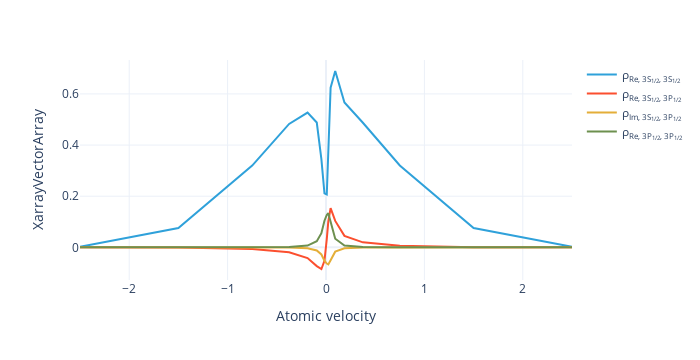

Write notebook code for a chart like this one.
### Markdown cell above
Velocity distribution of the density matrix:

### Code cell
#|notest
model.velocity_normalize(sol).visualize()

### Figure 1 — Plotly figure (JSON) as saved in the notebook; plotly's stock layout.template omitted (floating-point values rounded to 4 significant figures)
{"data": [{"hovertemplate": "Density matrix (source)=ρ<sub>Re, 3S<sub>1/2</sub>, 3S<sub>1/2</sub></sub><br>Atomic velocity=%{x}<br>XarrayVectorArray=%{y}<extra></extra>", "legendgroup": "ρ<sub>Re, 3S<sub>1/2</sub>, 3S<sub>1/2</sub></sub>", "line": {"color": "#2fa1da", "dash": "solid"}, "marker": {"symbol": "circle"}, "mode": "lines", "name": "ρ<sub>Re, 3S<sub>1/2</sub>, 3S<sub>1/2</sub></sub>", "orientation": "v", "showlegend": true, "type": "scatter", "x": [-2.5, -1.5, -0.75, -0.375, -0.1875, -0.09375, -0.04688, -0.01562, 0.007812, 0.02344, 0.04688, 0.09375, 0.1875, 0.375, 0.75, 1.5, 2.5], "xaxis": "x", "y": [0.002312, 0.07579, 0.3197, 0.4827, 0.527, 0.4881, 0.3447, 0.211, 0.2069, 0.3577, 0.6246, 0.6897, 0.5666, 0.4872, 0.3202, 0.07583, 0.002315], "yaxis": "y"}, {"hovertemplate": "Density matrix (source)=ρ<sub>Re, 3S<sub>1/2</sub>, 3P<sub>1/2</sub></sub><br>Atomic velocity=%{x}<br>XarrayVectorArray=%{y}<extra></extra>", "legendgroup": "ρ<sub>Re, 3S<sub>1/2</sub>, 3P<sub>1/2</sub></sub>", "line": {"color": "#fb4f2f", "dash": "solid"}, "marker": {"symbol": "circle"}, "mode": "lines", "name": "ρ<sub>Re, 3S<sub>1/2</sub>, 3P<sub>1/2</sub></sub>", "orientation": "v", "showlegend": true, "type": "scatter", "x": [-2.5, -1.5, -0.75, -0.375, -0.1875, -0.09375, -0.04688, -0.01562, 0.007812, 0.02344, 0.04688, 0.09375, 0.1875, 0.375, 0.75, 1.5, 2.5], "xaxis": "x", "y": [-1.404e-05, -0.0007669, -0.006465, -0.01945, -0.04184, -0.07321, -0.08464, -0.05291, 0.03217, 0.1017, 0.1533, 0.1034, 0.04498, 0.01963, 0.006475, 0.0007674, 1.406e-05], "yaxis": "y"}, {"hovertemplate": "Density matrix (source)=ρ<sub>Im, 3S<sub>1/2</sub>, 3P<sub>1/2</sub></sub><br>Atomic velocity=%{x}<br>XarrayVectorArray=%{y}<extra></extra>", "legendgroup": "ρ<sub>Im, 3S<sub>1/2</sub>, 3P<sub>1/2</sub></sub>", "line": {"color": "#e4ae38", "dash": "solid"}, "marker": {"symbol": "circle"}, "mode": "lines", "name": "ρ<sub>Im, 3S<sub>1/2</sub>, 3P<sub>1/2</sub></sub>", "orientation": "v", "showlegend": true, "type": "scatter", "x": [-2.5, -1.5, -0.75, -0.375, -0.1875, -0.09375, -0.04688, -0.01562, 0.007812, 0.02344, 0.04688, 0.09375, 0.1875, 0.375, 0.75, 1.5, 2.5], "xaxis": "x", "y": [-8.616e-08, -7.843e-06, -0.0001322, -0.0007955, -0.003423, -0.01198, -0.0277, -0.05195, -0.06317, -0.06659, -0.05018, -0.01693, -0.00368, -0.0008029, -0.0001324, -7.848e-06, -8.626e-08], "yaxis": "y"}, {"hovertemplate": "Density matrix (source)=ρ<sub>Re, 3P<sub>1/2</sub>, 3P<sub>1/2</sub></sub><br>Atomic velocity=%{x}<br>XarrayVectorArray=%{y}<extra></extra>", "legendgroup": "ρ<sub>Re, 3P<sub>1/2</sub>, 3P<sub>1/2</sub></sub>", "line": {"color": "#6d904f", "dash": "solid"}, "marker": {"symbol": "circle"}, "mode": "lines", "name": "ρ<sub>Re, 3P<sub>1/2</sub>, 3P<sub>1/2</sub></sub>", "orientation": "v", "showlegend": true, "type": "scatter", "x": [-2.5, -1.5, -0.75, -0.375, -0.1875, -0.09375, -0.04688, -0.01562, 0.007812, 0.02344, 0.04688, 0.09375, 0.1875, 0.375, 0.75, 1.5, 2.5], "xaxis": "x", "y": [1.938e-07, 1.64e-05, 0.0002678, 0.001598, 0.00686, 0.024, 0.05548, 0.104, 0.1265, 0.1334, 0.1005, 0.0339, 0.007376, 0.001612, 0.0002682, 1.641e-05, 1.94e-07], "yaxis": "y"}], "layout": {"height": 360, "legend": {"title": {}, "tracegroupgap": 0}, "margin": {"t": 60}, "width": 700, "xaxis": {"anchor": "y", "autorange": true, "domain": [0, 1], "range": [-2.5, 2.5], "title": {"text": "Atomic velocity"}, "type": "linear"}, "yaxis": {"anchor": "x", "autorange": true, "domain": [0, 1], "range": [-0.1277, 0.7327], "title": {"text": "XarrayVectorArray"}, "type": "linear"}}}
